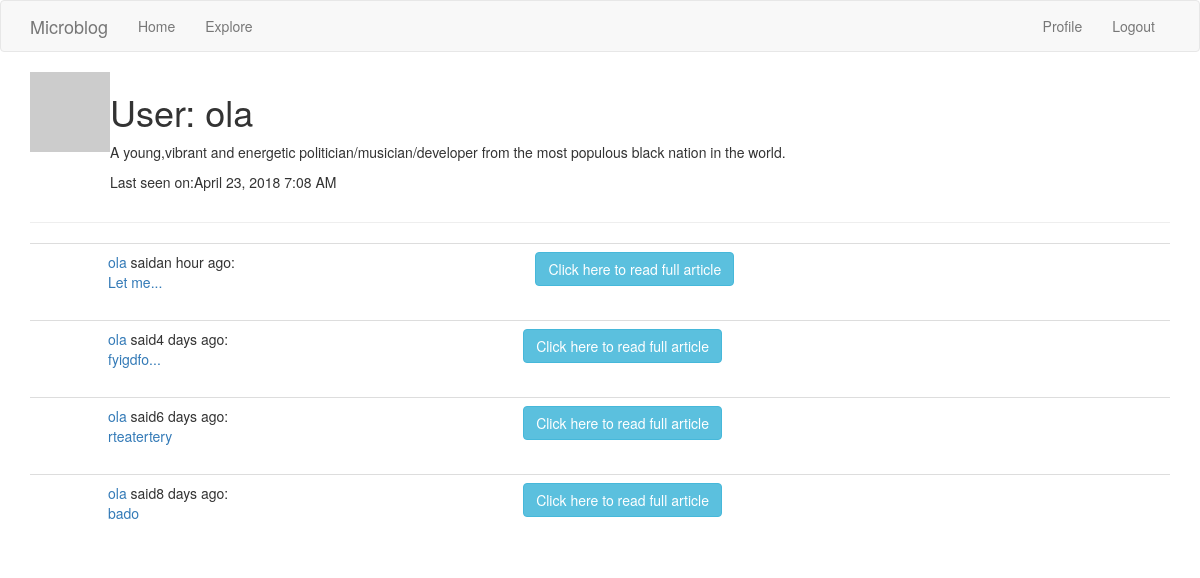
Screenshot of /user/ola (signed in) with the database file from the repository.
### app/models.py (models this page shows, shortened)
class User(UserMixin, db.Model):
    id = db.Column(db.Integer, primary_key = True)
    username = db.Column(db.String(64), index =True, unique=True)
    email = db.Column(db.String(120), index=True,unique = True)
    password_hash = db.Column(db.String(128))
    posts = db.relationship('Post', backref ='author',lazy = 'dynamic')
    about_me = db.Column(db.String(140))
    last_seen = db.Column(db.DateTime, default = datetime.utcnow)
    def avatar(self, size):
        digest = md5(self.email.lower().encode('utf-8')).hexdigest()
        return 'https://www.gravatar.com/avatar/{}?d=identicon&s={}'.format(
            digest, size)

class Post(db.Model):
    id = db.Column(db.Integer,primary_key=True)
    body = db.Column(db.String(140))
    timestamp = db.Column(db.DateTime, index= True, default =datetime.utcnow)
    user_id = db.Column(db.Integer,db.ForeignKey('user.id'))

### app/main/routes.py (the view)
@bp.route('/user/<username>')
@login_required
def user(username):
    user = User.query.filter_by(username=username).first_or_404()
    page = request.args.get('page', 1, type=int)
    posts = user.posts.order_by(Post.timestamp.desc()).paginate(
        page, current_app.config['POSTS_PER_PAGE'], False)
    next_url = url_for('main.user', username=user.username, page=posts.next_num) \
        if posts.has_next else None
    prev_url = url_for('main.user', username=user.username, page=posts.prev_num) \
        if posts.has_prev else None
    return render_template('user.html', user=user, posts=posts.items,
                           next_url=next_url, prev_url=prev_url)

### app/main/routes.py (called while the page is built)
@bp.before_request
def before_request():
    if current_user.is_authenticated:
        current_user.last_seen = datetime.utcnow()
        db.session.commit()

### app/models.py (called while the page is built)
@login.user_loader
def load_user(id):
    return User.query.get(int(id))

### app/templates/user.html (shortened to what this page needs)
{% extends "base.html"%}
{% block app_content %}
<table>
      <tr valign="top">
          <td><img src="{{ user.avatar(128) }}"></td>
          <td>
            <h1>User: {{ user.username }}</h1>
            {% if user.about_me %}<p>{{user.about_me}}</p>{%  endif %}
            {% if user.last_seen %} <p>Last seen on:{{ moment(user.last_seen).format('LLL')}}</p>{% endif %}
          </td>
      </tr>
  </table>
<hr>
{% for post in posts %}
  {% include '_post.html'%}
{% endfor %}
{% endblock %}

### app/templates/_post.html (shortened to what this page needs)
<table class="table table-hover">
       <tr>
           <td width="70px">
           </td>
           <td>
               <a href="{{ url_for('main.user', username=post.author.username) }}">
                   {{ post.author.username }}
               </a>
               said{{ moment(post.timestamp).fromNow() }}:
               <br>
               <a href="{{url_for('main.fullpost',id=post.id)}}">{{ post.body |truncate (10)}}</a>
           </td>
           <td>
              <a href="{{url_for('main.fullpost',id=post.id)}}"><button class="btn btn-info">Click here to read full article</button></a>
           </td>
       </tr>
   </table>

### rows the page displays
User: username "ola", about_me "A young,vibrant and energetic politician/musician/developer from the most populous black nation in the world.", last_seen "April 23, 2018 7:08 AM"
Post: author.username "ola", timestamp "an hour ago", body "Let me..."
Post: author.username "ola", timestamp "4 days ago", body "fyigdfo..."
Post: author.username "ola", timestamp "6 days ago", body "rteatertery"
Post: author.username "ola", timestamp "8 days ago", body "bado"
